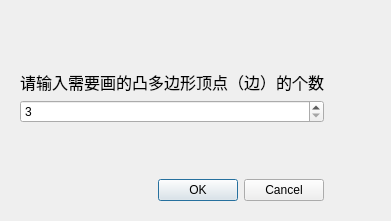
<?xml version="1.0" encoding="UTF-8"?>
<ui version="4.0">
 <class>PtsNumRecordDlg</class>
 <widget class="QDialog" name="PtsNumRecordDlg">
  <property name="geometry">
   <rect>
    <x>0</x>
    <y>0</y>
    <width>391</width>
    <height>221</height>
   </rect>
  </property>
  <property name="windowTitle">
   <string>Dialog</string>
  </property>
  <layout class="QGridLayout" name="gridLayout_2">
   <item row="0" column="0">
    <widget class="QWidget" name="widget" native="true">
     <layout class="QGridLayout" name="gridLayout">
      <item row="4" column="0">
       <widget class="QDialogButtonBox" name="buttonBox">
        <property name="orientation">
         <enum>Qt::Horizontal</enum>
        </property>
        <property name="standardButtons">
         <set>QDialogButtonBox::Cancel|QDialogButtonBox::Ok</set>
        </property>
       </widget>
      </item>
      <item row="3" column="0">
       <spacer name="verticalSpacer">
        <property name="orientation">
         <enum>Qt::Vertical</enum>
        </property>
        <property name="sizeHint" stdset="0">
         <size>
          <width>20</width>
          <height>40</height>
         </size>
        </property>
       </spacer>
      </item>
      <item row="2" column="1">
       <spacer name="horizontalSpacer">
        <property name="orientation">
         <enum>Qt::Horizontal</enum>
        </property>
        <property name="sizeHint" stdset="0">
         <size>
          <width>40</width>
          <height>20</height>
         </size>
        </property>
       </spacer>
      </item>
      <item row="2" column="0">
       <widget class="QSpinBox" name="x">
        <property name="minimum">
         <number>3</number>
        </property>
       </widget>
      </item>
      <item row="1" column="0">
       <widget class="QLabel" name="label">
        <property name="font">
         <font>
          <pointsize>12</pointsize>
         </font>
        </property>
        <property name="text">
         <string>请输入需要画的凸多边形顶点（边）的个数</string>
        </property>
       </widget>
      </item>
      <item row="0" column="0">
       <spacer name="verticalSpacer_2">
        <property name="orientation">
         <enum>Qt::Vertical</enum>
        </property>
        <property name="sizeHint" stdset="0">
         <size>
          <width>20</width>
          <height>40</height>
         </size>
        </property>
       </spacer>
      </item>
     </layout>
    </widget>
   </item>
  </layout>
 </widget>
 <resources/>
 <connections>
  <connection>
   <sender>buttonBox</sender>
   <signal>accepted()</signal>
   <receiver>PtsNumRecordDlg</receiver>
   <slot>accept()</slot>
   <hints>
    <hint type="sourcelabel">
     <x>248</x>
     <y>254</y>
    </hint>
    <hint type="destinationlabel">
     <x>157</x>
     <y>274</y>
    </hint>
   </hints>
  </connection>
  <connection>
   <sender>buttonBox</sender>
   <signal>rejected()</signal>
   <receiver>PtsNumRecordDlg</receiver>
   <slot>reject()</slot>
   <hints>
    <hint type="sourcelabel">
     <x>316</x>
     <y>260</y>
    </hint>
    <hint type="destinationlabel">
     <x>286</x>
     <y>274</y>
    </hint>
   </hints>
  </connection>
 </connections>
</ui>
